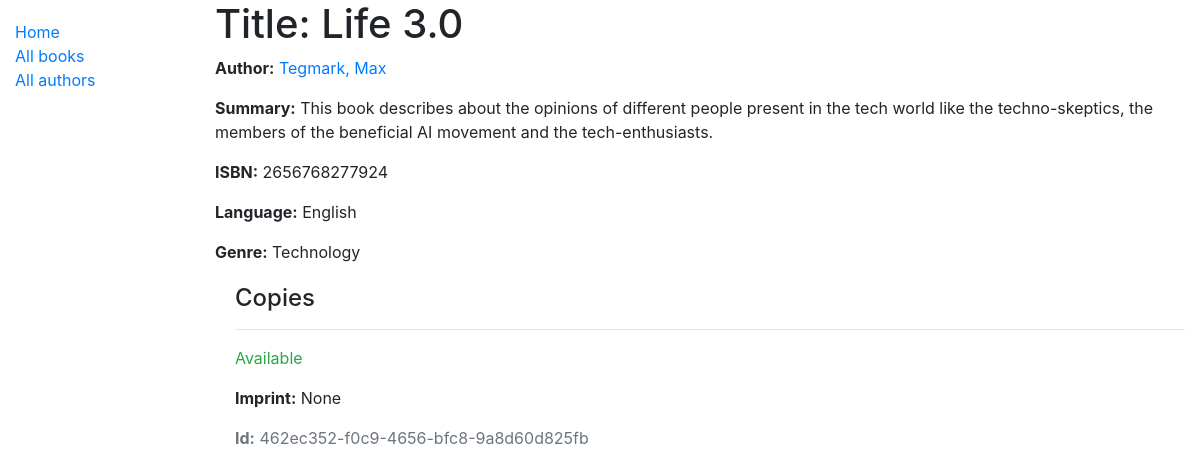
/catalog/books/1, run on the app's committed database.
### catalog/models.py (models this page shows, shortened)
class Book(models.Model):
    title = models.CharField(max_length=200)
    author = models.ForeignKey('Author', on_delete=models.SET_NULL, null=True)
    summary = models.TextField(max_length=1000, help_text="Enter a brief description of the book")
    isbn = models.CharField('ISBN', max_length=13,
                            help_text='13 Character <a href="https://www.isbn-international.org/content/what-isbn'
                                      '">ISBN number</a>')
    genre = models.ManyToManyField(Genre, help_text="Select a genre for this book")
    language = models.ForeignKey('Language', on_delete=models.SET_NULL, null=True)
    def display_genre(self):
        """Creates a string for the Genre. This is required to display genre in Admin."""
        return ', '.join([genre.name for genre in self.genre.all()[:3]])
    display_genre.short_description = 'Genre'

class Author(models.Model):
    first_name = models.CharField(max_length=100)
    last_name = models.CharField(max_length=100)
    date_of_birth = models.DateField(null=True, blank=True)
    date_of_death = models.DateField('died', null=True, blank=True)
    class Meta:
        ordering = ['last_name', 'first_name']
    def __str__(self):
        return '{0}, {1}'.format(self.last_name, self.first_name)

class Language(models.Model):
    name = models.CharField(max_length=200,
                            help_text="Enter the book's natural language (e.g. English, French, Japanese etc.)")
    def __str__(self):
        return self.name

class Genre(models.Model):
    name = models.CharField(
        max_length=200,
        help_text="Enter a book genre (e.g. Science Fiction, French Poetry etc.)"
        )
    def __str__(self):
        return self.name

class BookInstance(models.Model):
    id = models.UUIDField(primary_key=True, default=uuid.uuid4,
                          help_text="Unique ID for this particular book across whole library")
    book = models.ForeignKey('Book', on_delete=models.SET_NULL, null=True)
    imprint = models.CharField(max_length=200)
    due_back = models.DateField(null=True, blank=True)
    borrower = models.ForeignKey(User, on_delete=models.SET_NULL, null=True, blank=True)
    LOAN_STATUS = (
        ('d', 'Maintenance'),
        ('o', 'On loan'),
        ('a', 'Available'),
        ('r', 'Reserved'),
    )
    status = models.CharField(
        max_length=1,
        choices=LOAN_STATUS,
        blank=True,
        default='d',
        help_text='Book availability')
    class Meta:
        ordering = ['due_back']
        permissions = (("can_mark_returned", "Set book as returned"),)

### catalog/views.py (the view)
# urls.py: path('books/<int:pk>',views.BookDetailView.as_view(), name = 'book-detail'),
class BookDetailView(generic.DetailView):
    model = Book
    template_name = 'book_detail.html'

### catalog/templates/book_detail.html (shortened to what this page needs)
{% extends "base_generic.html" %}
{% block content %}
  <h1>Title: {{ book.title }}</h1>
  <p><strong>Author:</strong> <a href="{% url 'author-detail' book.author.pk %}">{{ book.author }}</a></p>
  <p><strong>Summary:</strong> {{ book.summary }}</p>
  <p><strong>ISBN:</strong> {{ book.isbn }}</p>
  <p><strong>Language:</strong> {{ book.language }}</p>
  <p><strong>Genre:</strong> {{ book.genre.all|join:", " }}</p>
  <div style="margin-left:20px;margin-top:20px">
    <h4>Copies</h4>
    {% for copy in book.bookinstance_set.all %}
      <hr>
      <p class="{% if copy.status == 'a' %}text-success{% elif copy.status == 'm' %}text-danger{% else %}text-warning{% endif %}">
        {{ copy.get_status_display }}
      </p>
      <p><strong>Imprint:</strong> {{ copy.imprint }}</p>
      <p class="text-muted"><strong>Id:</strong> {{ copy.id }}</p>
    {% endfor %}
  </div>
{% endblock %}

### data on the page
Book: title "Life 3.0", author "Tegmark, Max", summary "This book describes about the opinions of different people present in the tech world like the techno-skeptics, the members of the beneficial AI movement and the tech-enthusiasts.", isbn "2656768277924", language "English", genre.all "Technology"
BookInstance: status "Available", imprint "None", id "462ec352-f0c9-4656-bfc8-9a8d60d825fb"
